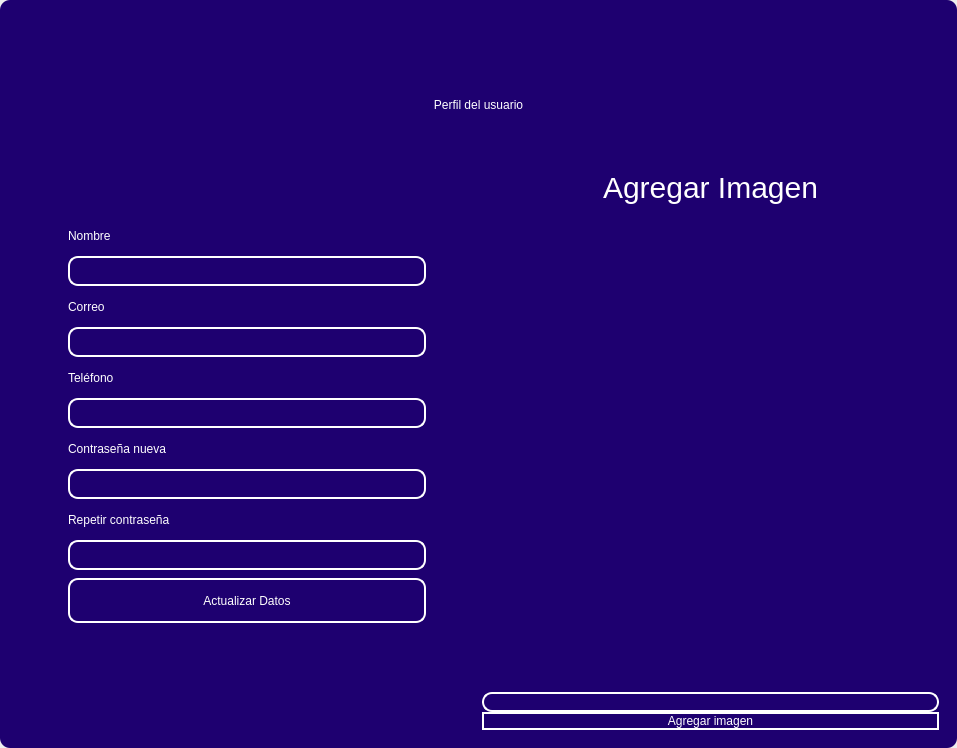
<?xml version="1.0" encoding="UTF-8"?>
<ui version="4.0">
 <class>MainWindow</class>
 <widget class="QMainWindow" name="MainWindow">
  <property name="geometry">
   <rect>
    <x>0</x>
    <y>0</y>
    <width>957</width>
    <height>748</height>
   </rect>
  </property>
  <property name="windowTitle">
   <string>MainWindow</string>
  </property>
  <property name="styleSheet">
   <string notr="true"/>
  </property>
  <widget class="QWidget" name="centralwidget">
   <property name="styleSheet">
    <string notr="true"/>
   </property>
   <layout class="QVBoxLayout" name="verticalLayout">
    <property name="spacing">
     <number>0</number>
    </property>
    <property name="leftMargin">
     <number>0</number>
    </property>
    <property name="topMargin">
     <number>0</number>
    </property>
    <property name="rightMargin">
     <number>0</number>
    </property>
    <property name="bottomMargin">
     <number>0</number>
    </property>
    <item>
     <widget class="QFrame" name="frame">
      <property name="enabled">
       <bool>true</bool>
      </property>
      <property name="styleSheet">
       <string notr="true">
QFrame {
border-radius:10px;
background-color:#1E0070;
 }
</string>
      </property>
      <property name="frameShape">
       <enum>QFrame::StyledPanel</enum>
      </property>
      <property name="frameShadow">
       <enum>QFrame::Raised</enum>
      </property>
      <layout class="QVBoxLayout" name="verticalLayout_2">
       <item>
        <widget class="QFrame" name="frame_superior">
         <property name="minimumSize">
          <size>
           <width>0</width>
           <height>40</height>
          </size>
         </property>
         <property name="maximumSize">
          <size>
           <width>16777215</width>
           <height>40</height>
          </size>
         </property>
         <property name="styleSheet">
          <string notr="true">QPushButton{
border-radius:18px;
}

QPushButton:hover{
	background-color: rgb(0, 0, 0);
}
</string>
         </property>
         <property name="frameShape">
          <enum>QFrame::StyledPanel</enum>
         </property>
         <property name="frameShadow">
          <enum>QFrame::Raised</enum>
         </property>
         <layout class="QHBoxLayout" name="horizontalLayout_3">
          <property name="spacing">
           <number>4</number>
          </property>
          <property name="leftMargin">
           <number>0</number>
          </property>
          <property name="topMargin">
           <number>0</number>
          </property>
          <property name="rightMargin">
           <number>0</number>
          </property>
          <property name="bottomMargin">
           <number>0</number>
          </property>
          <item>
           <widget class="QPushButton" name="btn_icon">
            <property name="text">
             <string/>
            </property>
            <property name="iconSize">
             <size>
              <width>40</width>
              <height>40</height>
             </size>
            </property>
           </widget>
          </item>
          <item>
           <spacer name="horizontalSpacer_2">
            <property name="orientation">
             <enum>Qt::Horizontal</enum>
            </property>
            <property name="sizeHint" stdset="0">
             <size>
              <width>443</width>
              <height>20</height>
             </size>
            </property>
           </spacer>
          </item>
          <item>
           <widget class="QPushButton" name="btn_exit">
            <property name="minimumSize">
             <size>
              <width>38</width>
              <height>38</height>
             </size>
            </property>
            <property name="maximumSize">
             <size>
              <width>38</width>
              <height>38</height>
             </size>
            </property>
            <property name="cursor">
             <cursorShape>PointingHandCursor</cursorShape>
            </property>
            <property name="text">
             <string/>
            </property>
            <property name="iconSize">
             <size>
              <width>35</width>
              <height>35</height>
             </size>
            </property>
           </widget>
          </item>
          <item>
           <widget class="QPushButton" name="bt_minimizar">
            <property name="minimumSize">
             <size>
              <width>38</width>
              <height>38</height>
             </size>
            </property>
            <property name="maximumSize">
             <size>
              <width>38</width>
              <height>38</height>
             </size>
            </property>
            <property name="cursor">
             <cursorShape>PointingHandCursor</cursorShape>
            </property>
            <property name="text">
             <string/>
            </property>
            <property name="icon">
             <iconset>
              <normaloff>image/minus.svg</normaloff>image/minus.svg</iconset>
            </property>
            <property name="iconSize">
             <size>
              <width>38</width>
              <height>38</height>
             </size>
            </property>
           </widget>
          </item>
          <item>
           <widget class="QPushButton" name="bt_maximizar">
            <property name="minimumSize">
             <size>
              <width>38</width>
              <height>38</height>
             </size>
            </property>
            <property name="maximumSize">
             <size>
              <width>38</width>
              <height>38</height>
             </size>
            </property>
            <property name="cursor">
             <cursorShape>PointingHandCursor</cursorShape>
            </property>
            <property name="text">
             <string/>
            </property>
            <property name="icon">
             <iconset>
              <normaloff>image/chevron-up.svg</normaloff>image/chevron-up.svg</iconset>
            </property>
            <property name="iconSize">
             <size>
              <width>38</width>
              <height>38</height>
             </size>
            </property>
           </widget>
          </item>
          <item>
           <widget class="QPushButton" name="bt_restaurar">
            <property name="minimumSize">
             <size>
              <width>38</width>
              <height>38</height>
             </size>
            </property>
            <property name="maximumSize">
             <size>
              <width>38</width>
              <height>38</height>
             </size>
            </property>
            <property name="cursor">
             <cursorShape>PointingHandCursor</cursorShape>
            </property>
            <property name="text">
             <string/>
            </property>
            <property name="icon">
             <iconset>
              <normaloff>image/chevron-down.svg</normaloff>image/chevron-down.svg</iconset>
            </property>
            <property name="iconSize">
             <size>
              <width>38</width>
              <height>38</height>
             </size>
            </property>
           </widget>
          </item>
          <item>
           <widget class="QPushButton" name="bt_cerrar">
            <property name="minimumSize">
             <size>
              <width>38</width>
              <height>38</height>
             </size>
            </property>
            <property name="maximumSize">
             <size>
              <width>38</width>
              <height>38</height>
             </size>
            </property>
            <property name="cursor">
             <cursorShape>PointingHandCursor</cursorShape>
            </property>
            <property name="text">
             <string/>
            </property>
            <property name="icon">
             <iconset>
              <normaloff>image/x.svg</normaloff>image/x.svg</iconset>
            </property>
            <property name="iconSize">
             <size>
              <width>38</width>
              <height>38</height>
             </size>
            </property>
           </widget>
          </item>
         </layout>
        </widget>
       </item>
       <item>
        <widget class="QLabel" name="label">
         <property name="minimumSize">
          <size>
           <width>0</width>
           <height>100</height>
          </size>
         </property>
         <property name="maximumSize">
          <size>
           <width>16777215</width>
           <height>100</height>
          </size>
         </property>
         <property name="styleSheet">
          <string notr="true">font: 30pt &quot;MS Shell Dlg 2&quot;;
color: rgb(255, 255, 255);</string>
         </property>
         <property name="text">
          <string>Perfil del usuario</string>
         </property>
         <property name="alignment">
          <set>Qt::AlignCenter</set>
         </property>
        </widget>
       </item>
       <item>
        <widget class="QFrame" name="frame_3">
         <property name="frameShape">
          <enum>QFrame::StyledPanel</enum>
         </property>
         <property name="frameShadow">
          <enum>QFrame::Raised</enum>
         </property>
         <layout class="QHBoxLayout" name="horizontalLayout_4">
          <item>
           <layout class="QVBoxLayout" name="verticalLayout_4">
            <property name="spacing">
             <number>5</number>
            </property>
            <property name="sizeConstraint">
             <enum>QLayout::SetMinAndMaxSize</enum>
            </property>
            <property name="leftMargin">
             <number>50</number>
            </property>
            <property name="topMargin">
             <number>50</number>
            </property>
            <property name="rightMargin">
             <number>50</number>
            </property>
            <property name="bottomMargin">
             <number>100</number>
            </property>
            <item>
             <widget class="QLabel" name="label_2">
              <property name="maximumSize">
               <size>
                <width>200</width>
                <height>25</height>
               </size>
              </property>
              <property name="styleSheet">
               <string notr="true">color: rgb(255, 255, 255);
font: 16pt &quot;MS Shell Dlg 2&quot;;</string>
              </property>
              <property name="text">
               <string>Nombre</string>
              </property>
             </widget>
            </item>
            <item>
             <widget class="QLineEdit" name="nametxt">
              <property name="maximumSize">
               <size>
                <width>500</width>
                <height>30</height>
               </size>
              </property>
              <property name="styleSheet">
               <string notr="true">QLineEdit{
background-color: rgba(0, 0, 0,0);
border-radius:10px; 
font: 12pt &quot;Arial&quot;;
color: rgb(255, 255, 254);
border: 2px solid  rgb(255, 255, 255);

}

QLineEdit:hover{
background-color: rgba(0, 0, 0,0);
border-radius:10px; 
font: 12pt &quot;Arial&quot;;
border: 2px solid  rgb(120, 0, 171);
}

QLineEdit:focus{
background-color: rgb(0, 0, 0);
border-radius:10px; 
font: 12pt &quot;Arial&quot;;
border: 2px solid rgb(120, 0, 171);
}

</string>
              </property>
             </widget>
            </item>
            <item>
             <widget class="QLabel" name="label_3">
              <property name="maximumSize">
               <size>
                <width>200</width>
                <height>25</height>
               </size>
              </property>
              <property name="styleSheet">
               <string notr="true">color: rgb(255, 255, 255);
font: 16pt &quot;MS Shell Dlg 2&quot;;</string>
              </property>
              <property name="text">
               <string>Correo</string>
              </property>
             </widget>
            </item>
            <item>
             <widget class="QLineEdit" name="emailtxt">
              <property name="maximumSize">
               <size>
                <width>500</width>
                <height>30</height>
               </size>
              </property>
              <property name="styleSheet">
               <string notr="true">QLineEdit{
background-color: rgba(0, 0, 0,0);
border-radius:10px; 
font: 12pt &quot;Arial&quot;;
color: rgb(255, 255, 254);
border: 2px solid  rgb(255, 255, 255);

}

QLineEdit:hover{
background-color: rgba(0, 0, 0,0);
border-radius:10px; 
font: 12pt &quot;Arial&quot;;
border: 2px solid  rgb(120, 0, 171);
}

QLineEdit:focus{
background-color: rgb(0, 0, 0);
border-radius:10px; 
font: 12pt &quot;Arial&quot;;
border: 2px solid rgb(120, 0, 171);
}

</string>
              </property>
             </widget>
            </item>
            <item>
             <widget class="QLabel" name="label_6">
              <property name="maximumSize">
               <size>
                <width>200</width>
                <height>25</height>
               </size>
              </property>
              <property name="styleSheet">
               <string notr="true">color: rgb(255, 255, 255);
font: 16pt &quot;MS Shell Dlg 2&quot;;</string>
              </property>
              <property name="text">
               <string>Teléfono</string>
              </property>
             </widget>
            </item>
            <item>
             <widget class="QLineEdit" name="phonetxt">
              <property name="maximumSize">
               <size>
                <width>500</width>
                <height>30</height>
               </size>
              </property>
              <property name="styleSheet">
               <string notr="true">QLineEdit{
background-color: rgba(0, 0, 0,0);
border-radius:10px; 
font: 12pt &quot;Arial&quot;;
color: rgb(255, 255, 254);
border: 2px solid  rgb(255, 255, 255);

}

QLineEdit:hover{
background-color: rgba(0, 0, 0,0);
border-radius:10px; 
font: 12pt &quot;Arial&quot;;
border: 2px solid  rgb(120, 0, 171);
}

QLineEdit:focus{
background-color: rgb(0, 0, 0);
border-radius:10px; 
font: 12pt &quot;Arial&quot;;
border: 2px solid rgb(120, 0, 171);
}

</string>
              </property>
             </widget>
            </item>
            <item>
             <widget class="QLabel" name="label_4">
              <property name="maximumSize">
               <size>
                <width>200</width>
                <height>25</height>
               </size>
              </property>
              <property name="styleSheet">
               <string notr="true">color: rgb(255, 255, 255);
font: 16pt &quot;MS Shell Dlg 2&quot;;</string>
              </property>
              <property name="text">
               <string>Contraseña nueva</string>
              </property>
             </widget>
            </item>
            <item>
             <widget class="QLineEdit" name="passwordtxt">
              <property name="maximumSize">
               <size>
                <width>500</width>
                <height>30</height>
               </size>
              </property>
              <property name="styleSheet">
               <string notr="true">QLineEdit{
background-color: rgba(0, 0, 0,0);
border-radius:10px; 
font: 12pt &quot;Arial&quot;;
color: rgb(255, 255, 254);
border: 2px solid  rgb(255, 255, 255);

}

QLineEdit:hover{
background-color: rgba(0, 0, 0,0);
border-radius:10px; 
font: 12pt &quot;Arial&quot;;
border: 2px solid  rgb(120, 0, 171);
}

QLineEdit:focus{
background-color: rgb(0, 0, 0);
border-radius:10px; 
font: 12pt &quot;Arial&quot;;
border: 2px solid rgb(120, 0, 171);
}

</string>
              </property>
             </widget>
            </item>
            <item>
             <widget class="QLabel" name="label_5">
              <property name="maximumSize">
               <size>
                <width>200</width>
                <height>25</height>
               </size>
              </property>
              <property name="styleSheet">
               <string notr="true">color: rgb(255, 255, 255);
font: 16pt &quot;MS Shell Dlg 2&quot;;</string>
              </property>
              <property name="text">
               <string>Repetir contraseña</string>
              </property>
             </widget>
            </item>
            <item>
             <widget class="QLineEdit" name="lineEdit_4">
              <property name="maximumSize">
               <size>
                <width>500</width>
                <height>30</height>
               </size>
              </property>
              <property name="styleSheet">
               <string notr="true">QLineEdit{
background-color: rgba(0, 0, 0,0);
border-radius:10px; 
font: 12pt &quot;Arial&quot;;
color: rgb(255, 255, 254);
border: 2px solid  rgb(255, 255, 255);

}

QLineEdit:hover{
background-color: rgba(0, 0, 0,0);
border-radius:10px; 
font: 12pt &quot;Arial&quot;;
border: 2px solid  rgb(120, 0, 171);
}

QLineEdit:focus{
background-color: rgb(0, 0, 0);
border-radius:10px; 
font: 12pt &quot;Arial&quot;;
border: 2px solid rgb(120, 0, 171);
}

</string>
              </property>
             </widget>
            </item>
            <item>
             <widget class="QPushButton" name="btn_update_profile">
              <property name="sizePolicy">
               <sizepolicy hsizetype="Expanding" vsizetype="Expanding">
                <horstretch>0</horstretch>
                <verstretch>0</verstretch>
               </sizepolicy>
              </property>
              <property name="maximumSize">
               <size>
                <width>500</width>
                <height>45</height>
               </size>
              </property>
              <property name="cursor">
               <cursorShape>PointingHandCursor</cursorShape>
              </property>
              <property name="styleSheet">
               <string notr="true">QPushButton{
border-radius:10px; 
font: 12pt &quot;Arial&quot;;
color: rgb(255, 255, 254);
border: 2px solid #ffffff;
}

QPushButton:hover{
border-radius:10px; 
font: 12pt &quot;Arial&quot;;
color: rgb(255, 255, 255);
border: 2px solid rgb(120, 0, 171);
	background-color: rgb(120, 0, 171);
}
</string>
              </property>
              <property name="text">
               <string>Actualizar Datos</string>
              </property>
             </widget>
            </item>
           </layout>
          </item>
          <item>
           <layout class="QVBoxLayout" name="verticalLayout_3">
            <property name="spacing">
             <number>0</number>
            </property>
            <property name="leftMargin">
             <number>0</number>
            </property>
            <property name="topMargin">
             <number>0</number>
            </property>
            <item>
             <widget class="QLabel" name="label_7">
              <property name="styleSheet">
               <string notr="true">font-size: 30px;
color: rgb(255, 255, 255);</string>
              </property>
              <property name="text">
               <string>Agregar Imagen</string>
              </property>
              <property name="alignment">
               <set>Qt::AlignCenter</set>
              </property>
             </widget>
            </item>
            <item>
             <layout class="QHBoxLayout" name="horizontalLayout">
              <property name="spacing">
               <number>20</number>
              </property>
              <property name="rightMargin">
               <number>0</number>
              </property>
              <item>
               <spacer name="horizontalSpacer_3">
                <property name="orientation">
                 <enum>Qt::Vertical</enum>
                </property>
                <property name="sizeHint" stdset="0">
                 <size>
                  <width>20</width>
                  <height>20</height>
                 </size>
                </property>
               </spacer>
              </item>
              <item>
               <widget class="QLabel" name="image_label">
                <property name="minimumSize">
                 <size>
                  <width>0</width>
                  <height>0</height>
                 </size>
                </property>
                <property name="maximumSize">
                 <size>
                  <width>100</width>
                  <height>100</height>
                 </size>
                </property>
                <property name="frameShape">
                 <enum>QFrame::NoFrame</enum>
                </property>
                <property name="text">
                 <string/>
                </property>
                <property name="alignment">
                 <set>Qt::AlignCenter</set>
                </property>
               </widget>
              </item>
              <item>
               <spacer name="horizontalSpacer">
                <property name="orientation">
                 <enum>Qt::Vertical</enum>
                </property>
                <property name="sizeHint" stdset="0">
                 <size>
                  <width>20</width>
                  <height>20</height>
                 </size>
                </property>
               </spacer>
              </item>
             </layout>
            </item>
            <item>
             <widget class="QLineEdit" name="imagetxt">
              <property name="enabled">
               <bool>false</bool>
              </property>
              <property name="minimumSize">
               <size>
                <width>0</width>
                <height>14</height>
               </size>
              </property>
              <property name="maximumSize">
               <size>
                <width>16777215</width>
                <height>35</height>
               </size>
              </property>
              <property name="styleSheet">
               <string notr="true">QLineEdit{
background-color: rgba(0, 0, 0,0);
border-radius:10px; 
font: 12pt &quot;Arial&quot;;
color: rgb(255, 255, 254);
border: 2px solid  rgb(255, 255, 255);

}

QLineEdit:hover{
background-color: rgba(0, 0, 0,0);
border-radius:10px; 
font: 12pt &quot;Arial&quot;;
border: 2px solid  rgb(120, 0, 171);
}

QLineEdit:focus{
background-color: rgb(0, 0, 0);
border-radius:10px; 
font: 12pt &quot;Arial&quot;;
border: 2px solid rgb(120, 0, 171);
}

</string>
              </property>
             </widget>
            </item>
            <item>
             <widget class="QPushButton" name="btn_add_image">
              <property name="cursor">
               <cursorShape>PointingHandCursor</cursorShape>
              </property>
              <property name="styleSheet">
               <string notr="true">QPushButton{
border-radius:10px; 
font: 12pt &quot;Arial&quot;;
color: rgb(255, 255, 254);
border: 2px solid #ffffff;
}

QPushButton:hover{
border-radius:10px; 
font: 12pt &quot;Arial&quot;;
color: rgb(255, 255, 255);
border: 2px solid rgb(120, 0, 171);
	background-color: rgb(120, 0, 171);
}
</string>
              </property>
              <property name="text">
               <string>Agregar imagen</string>
              </property>
             </widget>
            </item>
           </layout>
          </item>
         </layout>
        </widget>
       </item>
      </layout>
     </widget>
    </item>
   </layout>
  </widget>
 </widget>
 <resources/>
 <connections/>
</ui>
